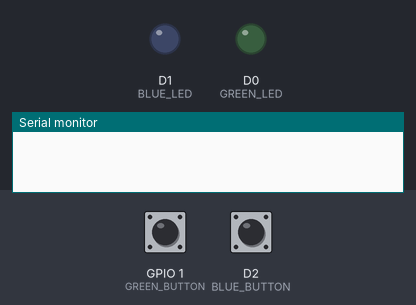
A sketch run on a simulated ESP8266 (NodeMCU). Shown: output pins drawn as LEDs (lit = HIGH), the last lines printed to the serial monitor. The inputs (shaded band) are chosen by the test bench; at power-on: GPIO 1 (GREEN_BUTTON) HIGH, D2 (BLUE_BUTTON) HIGH.

Above: at 1.2 s.
1.3 s: GPIO 1 (GREEN_BUTTON) pulled LOW for 0.15 s
At 1.39 s:
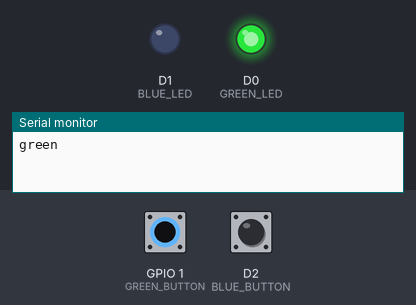
2.9 s: D2 (BLUE_BUTTON) pulled LOW for 0.15 s
At 2.99 s:
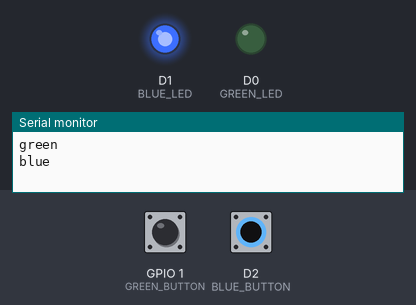
4.5 s: D2 (BLUE_BUTTON) pulled LOW for 3.2 s
At 8.4 s:
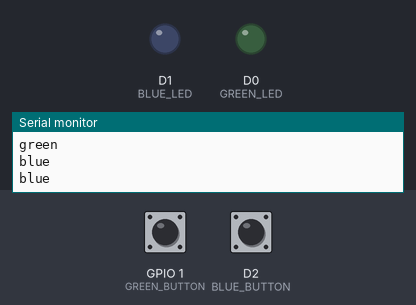
9.2 s: GPIO 1 (GREEN_BUTTON) pulled LOW for 3.2 s
At 9.5 s:
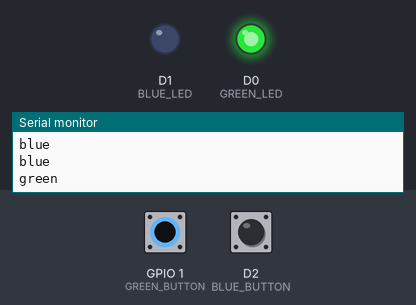
13.9 s: GPIO 1 (GREEN_BUTTON) driven LOW and D2 (BLUE_BUTTON) driven LOW
At 14.3 s:
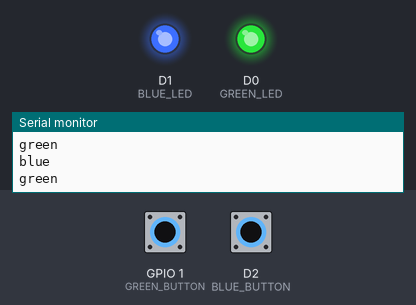
Timing chart, 0 to 16.4 s (numbered marks = the images above; inputs shaded):
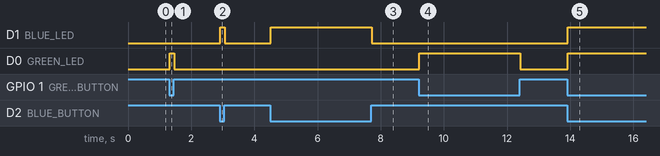

The sketch:

button_esp32.ino
```cpp
#include <AceButton.h>
using namespace ace_button;

#define BLUE_LED D1
#define BLUE_BUTTON D2
#define GREEN_LED D0
#define GREEN_BUTTON D10

AceButton blue_btn(BLUE_BUTTON);
AceButton green_btn(GREEN_BUTTON);

const int LED_ON = HIGH;
const int LED_OFF = LOW;

void handleEvent(AceButton*, uint8_t, uint8_t);

void setup() {
  Serial.begin(115200);

  // set LED pins output
  pinMode(BLUE_LED, OUTPUT);
  pinMode(GREEN_LED, OUTPUT);

  // initialize LEDs to low
  digitalWrite(BLUE_LED, LED_OFF);
  digitalWrite(GREEN_LED, LED_OFF);

  // Button uses the built-in pull up register.
  pinMode(BLUE_BUTTON, INPUT_PULLUP);
  pinMode(GREEN_BUTTON, INPUT_PULLUP);

  // button configuration
  ButtonConfig* buttonConfig = ButtonConfig::getSystemButtonConfig();
  buttonConfig->setEventHandler(handleEvent);
  buttonConfig->setFeature(ButtonConfig::kFeatureClick);
  buttonConfig->setFeature(ButtonConfig::kFeatureDoubleClick);
  buttonConfig->setFeature(ButtonConfig::kFeatureLongPress);
  buttonConfig->setFeature(ButtonConfig::kFeatureRepeatPress);
}

void loop() {
  blue_btn.check();
  green_btn.check();
}

void handleEvent(AceButton* button, uint8_t eventType, uint8_t buttonState) {

  // // Print out a message for all events.
  // Serial.print(F("handleEvent(): pin: "));
  // Serial.print(button->getPin());
  // Serial.print(F("; eventType: "));
  // Serial.print(AceButton::eventName(eventType));
  // Serial.print(F("; buttonState: "));
  // Serial.println(buttonState);

  // Control the LED only for the Pressed and Released events.
  // Notice that if the MCU is rebooted while the button is pressed down, no
  // event is triggered and the LED remains off.
  switch (eventType) {
    case AceButton::kEventPressed:
      if (button->getPin() == BLUE_BUTTON) {
        digitalWrite(BLUE_LED, LED_ON);
        Serial.println("blue");
      }
      else if (button->getPin() == GREEN_BUTTON) {
        digitalWrite(GREEN_LED, LED_ON);
        Serial.println("green");
      }
      break;
    case AceButton::kEventReleased:
      digitalWrite(BLUE_LED, LED_OFF);
      digitalWrite(GREEN_LED, LED_OFF);
      break;
  }
}
```

Measured:
- after the input at 1.3 s, D0 (GREEN_LED): LOW → HIGH at once, → LOW 0.15 s later
- after the input at 2.9 s, D1 (BLUE_LED): LOW → HIGH at once, → LOW 0.15 s later
- after the input at 4.5 s, D1 (BLUE_LED): LOW → HIGH at once, → LOW 3.2 s later
- after the input at 9.2 s, D0 (GREEN_LED): LOW → HIGH at once, → LOW 3.2 s later
- after the input at 13.9 s, D1 (BLUE_LED), D0 (GREEN_LED): LOW → HIGH at once
